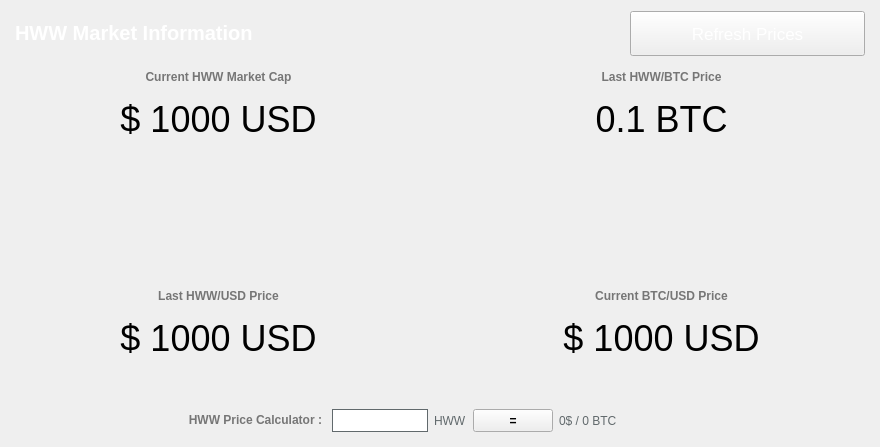
<?xml version="1.0" encoding="UTF-8"?>
<ui version="4.0">
 <class>MarketBrowser</class>
 <widget class="QWidget" name="MarketBrowser">
  <property name="windowModality">
   <enum>Qt::NonModal</enum>
  </property>
  <property name="geometry">
   <rect>
    <x>0</x>
    <y>0</y>
    <width>880</width>
    <height>447</height>
   </rect>
  </property>
  <property name="sizePolicy">
   <sizepolicy hsizetype="Preferred" vsizetype="Preferred">
    <horstretch>0</horstretch>
    <verstretch>0</verstretch>
   </sizepolicy>
  </property>
  <property name="windowTitle">
   <string>Digging</string>
  </property>
  <property name="styleSheet">
   <string notr="true"/>
  </property>
  <layout class="QGridLayout" name="gridLayout">
   <property name="sizeConstraint">
    <enum>QLayout::SetMaximumSize</enum>
   </property>
   <property name="leftMargin">
    <number>0</number>
   </property>
   <property name="rightMargin">
    <number>0</number>
   </property>
   <item row="0" column="0">
    <widget class="QLabel" name="label_4">
     <property name="sizePolicy">
      <sizepolicy hsizetype="Expanding" vsizetype="Preferred">
       <horstretch>0</horstretch>
       <verstretch>0</verstretch>
      </sizepolicy>
     </property>
     <property name="styleSheet">
      <string notr="true">color: #FFF;font-size:26px;font-weight:600;</string>
     </property>
     <property name="text">
      <string>&lt;html&gt;&lt;head/&gt;&lt;body&gt;&lt;p&gt;&lt;span style=&quot; font-size:20px;font-weight:600; color:#FFFFFF;&quot;&gt;HWW Market Information&lt;/span&gt;&lt;/p&gt;&lt;/body&gt;&lt;/html&gt;</string>
     </property>
     <property name="alignment">
      <set>Qt::AlignLeading|Qt::AlignLeft|Qt::AlignVCenter</set>
     </property>
     <property name="margin">
      <number>0</number>
     </property>
     <property name="indent">
      <number>15</number>
     </property>
    </widget>
   </item>
   <item row="17" column="0" colspan="2">
    <layout class="QHBoxLayout" name="horizontalLayout_5">
     <item>
      <widget class="QLabel" name="HWW">
       <property name="sizePolicy">
        <sizepolicy hsizetype="Expanding" vsizetype="Preferred">
         <horstretch>0</horstretch>
         <verstretch>0</verstretch>
        </sizepolicy>
       </property>
       <property name="font">
        <font>
         <pointsize>27</pointsize>
        </font>
       </property>
       <property name="mouseTracking">
        <bool>true</bool>
       </property>
       <property name="text">
        <string notr="true">$ 1000 USD</string>
       </property>
       <property name="scaledContents">
        <bool>false</bool>
       </property>
       <property name="alignment">
        <set>Qt::AlignCenter</set>
       </property>
      </widget>
     </item>
     <item>
      <widget class="QLabel" name="bitcoin">
       <property name="sizePolicy">
        <sizepolicy hsizetype="Expanding" vsizetype="Preferred">
         <horstretch>0</horstretch>
         <verstretch>0</verstretch>
        </sizepolicy>
       </property>
       <property name="font">
        <font>
         <pointsize>27</pointsize>
        </font>
       </property>
       <property name="mouseTracking">
        <bool>true</bool>
       </property>
       <property name="text">
        <string notr="true">$ 1000 USD</string>
       </property>
       <property name="scaledContents">
        <bool>false</bool>
       </property>
       <property name="alignment">
        <set>Qt::AlignCenter</set>
       </property>
      </widget>
     </item>
    </layout>
   </item>
   <item row="4" column="0" colspan="2">
    <layout class="QHBoxLayout" name="horizontalLayout_3">
     <item>
      <layout class="QHBoxLayout" name="horizontalLayout_2">
       <property name="spacing">
        <number>6</number>
       </property>
       <property name="sizeConstraint">
        <enum>QLayout::SetDefaultConstraint</enum>
       </property>
       <item>
        <widget class="QLabel" name="HWWmc">
         <property name="sizePolicy">
          <sizepolicy hsizetype="Expanding" vsizetype="Preferred">
           <horstretch>0</horstretch>
           <verstretch>0</verstretch>
          </sizepolicy>
         </property>
         <property name="font">
          <font>
           <pointsize>27</pointsize>
          </font>
         </property>
         <property name="mouseTracking">
          <bool>true</bool>
         </property>
         <property name="text">
          <string notr="true">$ 1000 USD</string>
         </property>
         <property name="scaledContents">
          <bool>false</bool>
         </property>
         <property name="alignment">
          <set>Qt::AlignCenter</set>
         </property>
        </widget>
       </item>
       <item>
        <widget class="QLabel" name="HWWbtc">
         <property name="sizePolicy">
          <sizepolicy hsizetype="Expanding" vsizetype="Preferred">
           <horstretch>0</horstretch>
           <verstretch>0</verstretch>
          </sizepolicy>
         </property>
         <property name="font">
          <font>
           <pointsize>27</pointsize>
          </font>
         </property>
         <property name="mouseTracking">
          <bool>true</bool>
         </property>
         <property name="text">
          <string>0.1 BTC</string>
         </property>
         <property name="alignment">
          <set>Qt::AlignCenter</set>
         </property>
        </widget>
       </item>
      </layout>
     </item>
    </layout>
   </item>
   <item row="0" column="1">
    <widget class="QPushButton" name="startButton">
     <property name="sizePolicy">
      <sizepolicy hsizetype="Fixed" vsizetype="Fixed">
       <horstretch>0</horstretch>
       <verstretch>0</verstretch>
      </sizepolicy>
     </property>
     <property name="minimumSize">
      <size>
       <width>250</width>
       <height>45</height>
      </size>
     </property>
     <property name="palette">
      <palette>
       <active>
        <colorrole role="WindowText">
         <brush brushstyle="SolidPattern">
          <color alpha="255">
           <red>255</red>
           <green>255</green>
           <blue>255</blue>
          </color>
         </brush>
        </colorrole>
        <colorrole role="Text">
         <brush brushstyle="SolidPattern">
          <color alpha="255">
           <red>255</red>
           <green>255</green>
           <blue>255</blue>
          </color>
         </brush>
        </colorrole>
        <colorrole role="ButtonText">
         <brush brushstyle="SolidPattern">
          <color alpha="255">
           <red>255</red>
           <green>255</green>
           <blue>255</blue>
          </color>
         </brush>
        </colorrole>
       </active>
       <inactive>
        <colorrole role="WindowText">
         <brush brushstyle="SolidPattern">
          <color alpha="255">
           <red>255</red>
           <green>255</green>
           <blue>255</blue>
          </color>
         </brush>
        </colorrole>
        <colorrole role="Text">
         <brush brushstyle="SolidPattern">
          <color alpha="255">
           <red>255</red>
           <green>255</green>
           <blue>255</blue>
          </color>
         </brush>
        </colorrole>
        <colorrole role="ButtonText">
         <brush brushstyle="SolidPattern">
          <color alpha="255">
           <red>255</red>
           <green>255</green>
           <blue>255</blue>
          </color>
         </brush>
        </colorrole>
       </inactive>
       <disabled>
        <colorrole role="WindowText">
         <brush brushstyle="SolidPattern">
          <color alpha="255">
           <red>120</red>
           <green>120</green>
           <blue>120</blue>
          </color>
         </brush>
        </colorrole>
        <colorrole role="Text">
         <brush brushstyle="SolidPattern">
          <color alpha="255">
           <red>120</red>
           <green>120</green>
           <blue>120</blue>
          </color>
         </brush>
        </colorrole>
        <colorrole role="ButtonText">
         <brush brushstyle="SolidPattern">
          <color alpha="255">
           <red>120</red>
           <green>120</green>
           <blue>120</blue>
          </color>
         </brush>
        </colorrole>
       </disabled>
      </palette>
     </property>
     <property name="font">
      <font>
       <family>MS Shell Dlg 2</family>
       <pointsize>13</pointsize>
       <weight>50</weight>
       <italic>false</italic>
       <bold>false</bold>
      </font>
     </property>
     <property name="acceptDrops">
      <bool>false</bool>
     </property>
     <property name="styleSheet">
      <string notr="true">margin-right: 15px;</string>
     </property>
     <property name="text">
      <string>Refresh Prices</string>
     </property>
     <property name="iconSize">
      <size>
       <width>150</width>
       <height>35</height>
      </size>
     </property>
     <property name="default">
      <bool>false</bool>
     </property>
     <property name="flat">
      <bool>false</bool>
     </property>
    </widget>
   </item>
   <item row="1" column="0" colspan="2">
    <layout class="QHBoxLayout" name="horizontalLayout_8">
     <item>
      <layout class="QHBoxLayout" name="horizontalLayout_7">
       <item>
        <widget class="QLabel" name="label_15">
         <property name="sizePolicy">
          <sizepolicy hsizetype="Expanding" vsizetype="Fixed">
           <horstretch>0</horstretch>
           <verstretch>0</verstretch>
          </sizepolicy>
         </property>
         <property name="text">
          <string>&lt;html&gt;&lt;head/&gt;&lt;body&gt;&lt;p&gt;&lt;span style=&quot; font-weight:600; color:#767676;&quot;&gt;Current HWW Market Cap&lt;/span&gt;&lt;/p&gt;&lt;/body&gt;&lt;/html&gt;</string>
         </property>
         <property name="alignment">
          <set>Qt::AlignCenter</set>
         </property>
        </widget>
       </item>
       <item>
        <widget class="QLabel" name="label_5">
         <property name="sizePolicy">
          <sizepolicy hsizetype="Expanding" vsizetype="Preferred">
           <horstretch>0</horstretch>
           <verstretch>0</verstretch>
          </sizepolicy>
         </property>
         <property name="text">
          <string>&lt;html&gt;&lt;head/&gt;&lt;body&gt;&lt;p&gt;&lt;span style=&quot; font-weight:600; color:#767676;&quot;&gt;Last HWW/BTC Price&lt;/span&gt;&lt;/p&gt;&lt;/body&gt;&lt;/html&gt;</string>
         </property>
         <property name="alignment">
          <set>Qt::AlignCenter</set>
         </property>
        </widget>
       </item>
      </layout>
     </item>
    </layout>
   </item>
   <item row="15" column="0" colspan="2">
    <layout class="QHBoxLayout" name="horizontalLayout_6">
     <item>
      <widget class="QLabel" name="label_14">
       <property name="sizePolicy">
        <sizepolicy hsizetype="Expanding" vsizetype="Fixed">
         <horstretch>0</horstretch>
         <verstretch>0</verstretch>
        </sizepolicy>
       </property>
       <property name="text">
        <string>&lt;html&gt;&lt;head/&gt;&lt;body&gt;&lt;p&gt;&lt;span style=&quot; font-weight:600; color:#767676;&quot;&gt;Last HWW/USD Price&lt;/span&gt;&lt;/p&gt;&lt;/body&gt;&lt;/html&gt;</string>
       </property>
       <property name="alignment">
        <set>Qt::AlignCenter</set>
       </property>
      </widget>
     </item>
     <item>
      <widget class="QLabel" name="label_13">
       <property name="sizePolicy">
        <sizepolicy hsizetype="Expanding" vsizetype="Preferred">
         <horstretch>0</horstretch>
         <verstretch>0</verstretch>
        </sizepolicy>
       </property>
       <property name="text">
        <string>&lt;html&gt;&lt;head/&gt;&lt;body&gt;&lt;p&gt;&lt;span style=&quot; font-weight:600; color:#767676;&quot;&gt;Current BTC/USD Price&lt;/span&gt;&lt;/p&gt;&lt;/body&gt;&lt;/html&gt;</string>
       </property>
       <property name="alignment">
        <set>Qt::AlignCenter</set>
       </property>
      </widget>
     </item>
    </layout>
   </item>
   <item row="20" column="0" colspan="2">
    <layout class="QHBoxLayout" name="horizontalLayout_4"/>
   </item>
   <item row="22" column="0" colspan="2">
    <layout class="QHBoxLayout" name="horizontalLayout">
     <item>
      <widget class="QLabel" name="label_31">
       <property name="sizePolicy">
        <sizepolicy hsizetype="Expanding" vsizetype="Preferred">
         <horstretch>0</horstretch>
         <verstretch>0</verstretch>
        </sizepolicy>
       </property>
       <property name="text">
        <string>&lt;html&gt;&lt;head/&gt;&lt;body&gt;&lt;p&gt;&lt;span style=&quot; font-weight:600; color:#767676;&quot;&gt;HWW Price Calculator :&lt;/span&gt;&lt;/p&gt;&lt;/body&gt;&lt;/html&gt;</string>
       </property>
       <property name="alignment">
        <set>Qt::AlignRight|Qt::AlignTrailing|Qt::AlignVCenter</set>
       </property>
      </widget>
     </item>
     <item>
      <widget class="QLineEdit" name="egals">
       <property name="minimumSize">
        <size>
         <width>100</width>
         <height>23</height>
        </size>
       </property>
       <property name="maximumSize">
        <size>
         <width>100</width>
         <height>16777215</height>
        </size>
       </property>
       <property name="styleSheet">
        <string notr="true">border: 1px solid #61696c;margin-left:4px;</string>
       </property>
      </widget>
     </item>
     <item>
      <widget class="QLabel" name="label">
       <property name="styleSheet">
        <string notr="true">color:#61696c;</string>
       </property>
       <property name="text">
        <string>HWW</string>
       </property>
      </widget>
     </item>
     <item>
      <widget class="QPushButton" name="egal">
       <property name="sizePolicy">
        <sizepolicy hsizetype="Fixed" vsizetype="Fixed">
         <horstretch>0</horstretch>
         <verstretch>0</verstretch>
        </sizepolicy>
       </property>
       <property name="minimumSize">
        <size>
         <width>0</width>
         <height>23</height>
        </size>
       </property>
       <property name="styleSheet">
        <string notr="true">font-weight:600;</string>
       </property>
       <property name="text">
        <string>=</string>
       </property>
      </widget>
     </item>
     <item>
      <widget class="QLabel" name="egald">
       <property name="sizePolicy">
        <sizepolicy hsizetype="Expanding" vsizetype="Preferred">
         <horstretch>0</horstretch>
         <verstretch>0</verstretch>
        </sizepolicy>
       </property>
       <property name="styleSheet">
        <string notr="true">color:#61696c;</string>
       </property>
       <property name="text">
        <string>0$ / 0 BTC</string>
       </property>
      </widget>
     </item>
    </layout>
   </item>
   <item row="21" column="0" colspan="2">
    <spacer name="verticalSpacer">
     <property name="orientation">
      <enum>Qt::Vertical</enum>
     </property>
     <property name="sizeType">
      <enum>QSizePolicy::Fixed</enum>
     </property>
     <property name="sizeHint" stdset="0">
      <size>
       <width>20</width>
       <height>40</height>
      </size>
     </property>
    </spacer>
   </item>
   <item row="6" column="0" colspan="2">
    <layout class="QHBoxLayout" name="horizontalLayout_9">
     <item>
      <widget class="QLabel" name="label_3">
       <property name="sizePolicy">
        <sizepolicy hsizetype="Fixed" vsizetype="Fixed">
         <horstretch>0</horstretch>
         <verstretch>0</verstretch>
        </sizepolicy>
       </property>
       <property name="minimumSize">
        <size>
         <width>128</width>
         <height>128</height>
        </size>
       </property>
       <property name="maximumSize">
        <size>
         <width>128</width>
         <height>128</height>
        </size>
       </property>
       <property name="text">
        <string/>
       </property>
       <property name="textFormat">
        <enum>Qt::RichText</enum>
       </property>
       <property name="pixmap">
        <pixmap resource="../bitcoin.qrc">:/icons/HWW</pixmap>
       </property>
       <property name="scaledContents">
        <bool>true</bool>
       </property>
       <property name="alignment">
        <set>Qt::AlignCenter</set>
       </property>
       <property name="margin">
        <number>0</number>
       </property>
      </widget>
     </item>
    </layout>
   </item>
  </layout>
 </widget>
 <layoutdefault spacing="6" margin="11"/>
 <resources>
  <include location="../bitcoin.qrc"/>
 </resources>
 <connections/>
</ui>
